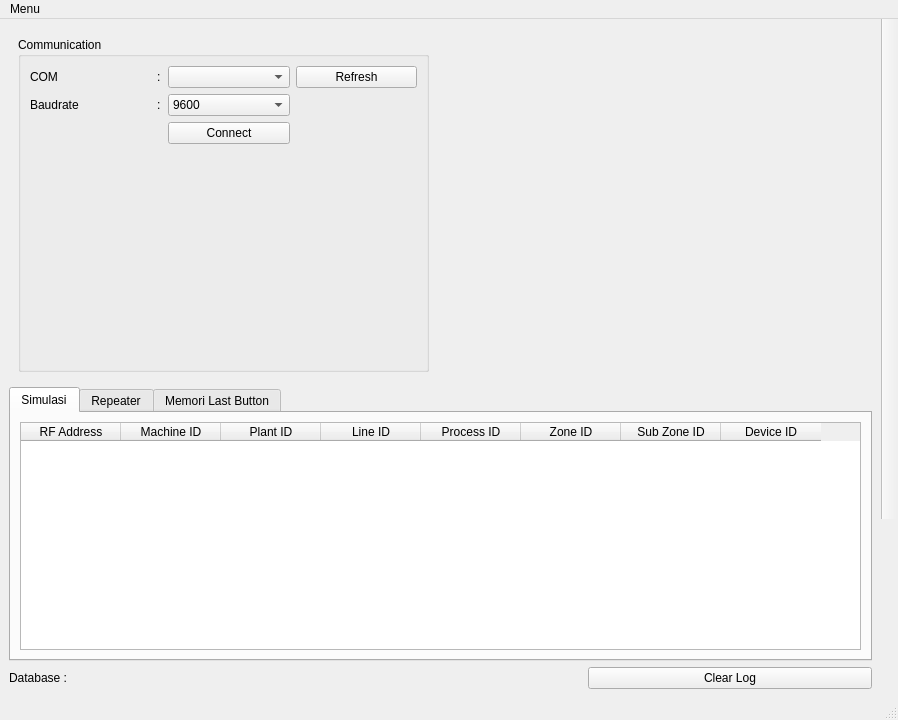
<?xml version="1.0" encoding="UTF-8"?>
<ui version="4.0">
 <class>MainWindow</class>
 <widget class="QMainWindow" name="MainWindow">
  <property name="geometry">
   <rect>
    <x>0</x>
    <y>0</y>
    <width>898</width>
    <height>720</height>
   </rect>
  </property>
  <property name="maximumSize">
   <size>
    <width>1500</width>
    <height>16777215</height>
   </size>
  </property>
  <property name="windowTitle">
   <string>MainWindow</string>
  </property>
  <property name="windowIcon">
   <iconset>
    <normaloff>:/internexLOgo.png</normaloff>:/internexLOgo.png</iconset>
  </property>
  <property name="toolButtonStyle">
   <enum>Qt::ToolButtonIconOnly</enum>
  </property>
  <widget class="QWidget" name="centralwidget">
   <layout class="QGridLayout" name="gridLayout_8">
    <item row="0" column="0">
     <layout class="QHBoxLayout" name="horizontalLayout_2">
      <item>
       <layout class="QVBoxLayout" name="verticalLayout_8">
        <item>
         <layout class="QVBoxLayout" name="verticalLayout_5">
          <item>
           <layout class="QGridLayout" name="gridLayout"/>
          </item>
         </layout>
        </item>
        <item>
         <widget class="QStackedWidget" name="Main_Body">
          <property name="currentIndex">
           <number>0</number>
          </property>
          <widget class="QWidget" name="page_3">
           <layout class="QVBoxLayout" name="verticalLayout_9">
            <item>
             <widget class="QGroupBox" name="groupBox_3">
              <property name="title">
               <string>Communication</string>
              </property>
              <layout class="QVBoxLayout" name="verticalLayout_16">
               <item>
                <layout class="QGridLayout" name="gridLayout_3">
                 <item row="0" column="2">
                  <widget class="QComboBox" name="combo_COM"/>
                 </item>
                 <item row="0" column="3">
                  <widget class="QPushButton" name="btn_Refresh_COM">
                   <property name="text">
                    <string>Refresh</string>
                   </property>
                  </widget>
                 </item>
                 <item row="2" column="2">
                  <widget class="QPushButton" name="btn_Connect_Comunication">
                   <property name="text">
                    <string>Connect</string>
                   </property>
                  </widget>
                 </item>
                 <item row="1" column="0">
                  <widget class="QLabel" name="label_4">
                   <property name="text">
                    <string>Baudrate </string>
                   </property>
                  </widget>
                 </item>
                 <item row="1" column="2">
                  <widget class="QComboBox" name="combo_Baudrate">
                   <item>
                    <property name="text">
                     <string>9600</string>
                    </property>
                   </item>
                   <item>
                    <property name="text">
                     <string>115200</string>
                    </property>
                   </item>
                  </widget>
                 </item>
                 <item row="0" column="0">
                  <widget class="QLabel" name="label_3">
                   <property name="text">
                    <string>COM </string>
                   </property>
                  </widget>
                 </item>
                 <item row="0" column="1">
                  <widget class="QLabel" name="label_19">
                   <property name="minimumSize">
                    <size>
                     <width>5</width>
                     <height>0</height>
                    </size>
                   </property>
                   <property name="maximumSize">
                    <size>
                     <width>5</width>
                     <height>16777215</height>
                    </size>
                   </property>
                   <property name="text">
                    <string>:</string>
                   </property>
                  </widget>
                 </item>
                 <item row="1" column="1">
                  <widget class="QLabel" name="label_20">
                   <property name="text">
                    <string>:</string>
                   </property>
                  </widget>
                 </item>
                </layout>
               </item>
               <item>
                <spacer name="verticalSpacer">
                 <property name="orientation">
                  <enum>Qt::Vertical</enum>
                 </property>
                 <property name="sizeType">
                  <enum>QSizePolicy::Minimum</enum>
                 </property>
                 <property name="sizeHint" stdset="0">
                  <size>
                   <width>20</width>
                   <height>216</height>
                  </size>
                 </property>
                </spacer>
               </item>
              </layout>
             </widget>
            </item>
           </layout>
          </widget>
          <widget class="QWidget" name="page_4">
           <layout class="QVBoxLayout" name="verticalLayout_10">
            <item>
             <widget class="QGroupBox" name="groupBox_2">
              <property name="title">
               <string>FIlter Gateway Data</string>
              </property>
              <layout class="QVBoxLayout" name="verticalLayout_13">
               <item>
                <layout class="QGridLayout" name="gridLayout_2">
                 <item row="1" column="4">
                  <widget class="QCheckBox" name="checkBoxLine">
                   <property name="text">
                    <string>Add &quot; &quot;</string>
                   </property>
                  </widget>
                 </item>
                 <item row="0" column="2">
                  <widget class="QLineEdit" name="line_Plant"/>
                 </item>
                 <item row="2" column="0">
                  <widget class="QLabel" name="label_9">
                   <property name="text">
                    <string>PROCESS</string>
                   </property>
                  </widget>
                 </item>
                 <item row="2" column="2">
                  <widget class="QLineEdit" name="line_Process"/>
                 </item>
                 <item row="3" column="4">
                  <widget class="QCheckBox" name="checkBoxZone">
                   <property name="text">
                    <string>Add &quot; &quot;</string>
                   </property>
                  </widget>
                 </item>
                 <item row="4" column="4">
                  <widget class="QCheckBox" name="checkBoxSubZone">
                   <property name="text">
                    <string>Add &quot; &quot;</string>
                   </property>
                  </widget>
                 </item>
                 <item row="4" column="0">
                  <widget class="QLabel" name="label_13">
                   <property name="text">
                    <string>SUBZONE</string>
                   </property>
                  </widget>
                 </item>
                 <item row="3" column="3">
                  <widget class="QComboBox" name="comboBoxZone"/>
                 </item>
                 <item row="0" column="0">
                  <widget class="QLabel" name="label_7">
                   <property name="text">
                    <string>PLANT</string>
                   </property>
                  </widget>
                 </item>
                 <item row="2" column="4">
                  <widget class="QCheckBox" name="checkBoxProcess">
                   <property name="text">
                    <string>Add &quot; &quot;</string>
                   </property>
                  </widget>
                 </item>
                 <item row="4" column="3">
                  <widget class="QComboBox" name="comboBoxSubzone"/>
                 </item>
                 <item row="4" column="2">
                  <widget class="QLineEdit" name="line_SubZone"/>
                 </item>
                 <item row="1" column="0">
                  <widget class="QLabel" name="label_8">
                   <property name="text">
                    <string>LINE</string>
                   </property>
                  </widget>
                 </item>
                 <item row="0" column="3">
                  <widget class="QComboBox" name="comboBoxPlant"/>
                 </item>
                 <item row="3" column="2">
                  <widget class="QLineEdit" name="line_Zone"/>
                 </item>
                 <item row="1" column="3">
                  <widget class="QComboBox" name="comboBoxLine"/>
                 </item>
                 <item row="1" column="2">
                  <widget class="QLineEdit" name="line_Line"/>
                 </item>
                 <item row="0" column="4">
                  <widget class="QCheckBox" name="checkBoxPlant">
                   <property name="text">
                    <string>Add &quot; &quot;</string>
                   </property>
                  </widget>
                 </item>
                 <item row="5" column="0">
                  <widget class="QPushButton" name="btn_Submit_Gateway">
                   <property name="text">
                    <string>Submit</string>
                   </property>
                  </widget>
                 </item>
                 <item row="2" column="3">
                  <widget class="QComboBox" name="comboBoxProcess"/>
                 </item>
                 <item row="3" column="0">
                  <widget class="QLabel" name="label_12">
                   <property name="text">
                    <string>ZONE</string>
                   </property>
                  </widget>
                 </item>
                 <item row="0" column="1">
                  <widget class="QLabel" name="label_21">
                   <property name="text">
                    <string>:</string>
                   </property>
                  </widget>
                 </item>
                 <item row="1" column="1">
                  <widget class="QLabel" name="label_22">
                   <property name="text">
                    <string>:</string>
                   </property>
                  </widget>
                 </item>
                 <item row="2" column="1">
                  <widget class="QLabel" name="label_23">
                   <property name="text">
                    <string>:</string>
                   </property>
                  </widget>
                 </item>
                 <item row="3" column="1">
                  <widget class="QLabel" name="label_24">
                   <property name="text">
                    <string>:</string>
                   </property>
                  </widget>
                 </item>
                 <item row="4" column="1">
                  <widget class="QLabel" name="label_32">
                   <property name="text">
                    <string>:</string>
                   </property>
                  </widget>
                 </item>
                </layout>
               </item>
               <item>
                <spacer name="verticalSpacer_5">
                 <property name="orientation">
                  <enum>Qt::Vertical</enum>
                 </property>
                 <property name="sizeHint" stdset="0">
                  <size>
                   <width>20</width>
                   <height>132</height>
                  </size>
                 </property>
                </spacer>
               </item>
              </layout>
             </widget>
            </item>
           </layout>
          </widget>
          <widget class="QWidget" name="page">
           <layout class="QVBoxLayout" name="verticalLayout_15">
            <item>
             <widget class="QGroupBox" name="groupBox_6">
              <property name="title">
               <string>Database</string>
              </property>
              <layout class="QVBoxLayout" name="verticalLayout_20">
               <item>
                <layout class="QGridLayout" name="gridLayout_4">
                 <item row="0" column="3">
                  <widget class="QCheckBox" name="checkBoxOracle">
                   <property name="text">
                    <string>Oracle</string>
                   </property>
                  </widget>
                 </item>
                 <item row="0" column="4">
                  <widget class="QCheckBox" name="check_Mysql">
                   <property name="text">
                    <string>MySQL</string>
                   </property>
                  </widget>
                 </item>
                 <item row="3" column="0">
                  <widget class="QLabel" name="label_16">
                   <property name="text">
                    <string>Password</string>
                   </property>
                  </widget>
                 </item>
                 <item row="3" column="2" colspan="2">
                  <widget class="QLineEdit" name="line_Password"/>
                 </item>
                 <item row="4" column="2" colspan="2">
                  <widget class="QLineEdit" name="line_DBName"/>
                 </item>
                 <item row="5" column="2">
                  <widget class="QPushButton" name="btn_Save_Database">
                   <property name="text">
                    <string>Save</string>
                   </property>
                  </widget>
                 </item>
                 <item row="0" column="0">
                  <widget class="QLabel" name="label_5">
                   <property name="text">
                    <string>Databse Type </string>
                   </property>
                  </widget>
                 </item>
                 <item row="2" column="0">
                  <widget class="QLabel" name="label_14">
                   <property name="text">
                    <string>Username</string>
                   </property>
                  </widget>
                 </item>
                 <item row="2" column="2" colspan="2">
                  <widget class="QLineEdit" name="line_Username"/>
                 </item>
                 <item row="4" column="0">
                  <widget class="QLabel" name="label_15">
                   <property name="text">
                    <string>DB Name</string>
                   </property>
                  </widget>
                 </item>
                 <item row="6" column="2">
                  <spacer name="verticalSpacer_4">
                   <property name="orientation">
                    <enum>Qt::Vertical</enum>
                   </property>
                   <property name="sizeHint" stdset="0">
                    <size>
                     <width>20</width>
                     <height>40</height>
                    </size>
                   </property>
                  </spacer>
                 </item>
                 <item row="0" column="2">
                  <widget class="QCheckBox" name="checkBoxSQLServer">
                   <property name="text">
                    <string>SQL Server</string>
                   </property>
                  </widget>
                 </item>
                 <item row="1" column="0">
                  <widget class="QLabel" name="label_6">
                   <property name="text">
                    <string>ServerName </string>
                   </property>
                  </widget>
                 </item>
                 <item row="1" column="2" colspan="2">
                  <widget class="QLineEdit" name="line_Servername"/>
                 </item>
                 <item row="4" column="4">
                  <widget class="QCheckBox" name="checkBoxSID">
                   <property name="text">
                    <string>SID Oracle</string>
                   </property>
                  </widget>
                 </item>
                 <item row="0" column="1">
                  <widget class="QLabel" name="label_33">
                   <property name="maximumSize">
                    <size>
                     <width>5</width>
                     <height>16777215</height>
                    </size>
                   </property>
                   <property name="text">
                    <string>:</string>
                   </property>
                  </widget>
                 </item>
                 <item row="1" column="1">
                  <widget class="QLabel" name="label_34">
                   <property name="maximumSize">
                    <size>
                     <width>5</width>
                     <height>16777215</height>
                    </size>
                   </property>
                   <property name="text">
                    <string>:</string>
                   </property>
                  </widget>
                 </item>
                 <item row="2" column="1">
                  <widget class="QLabel" name="label_35">
                   <property name="maximumSize">
                    <size>
                     <width>5</width>
                     <height>16777215</height>
                    </size>
                   </property>
                   <property name="text">
                    <string>:</string>
                   </property>
                  </widget>
                 </item>
                 <item row="3" column="1">
                  <widget class="QLabel" name="label_36">
                   <property name="maximumSize">
                    <size>
                     <width>5</width>
                     <height>16777215</height>
                    </size>
                   </property>
                   <property name="text">
                    <string>:</string>
                   </property>
                  </widget>
                 </item>
                 <item row="4" column="1">
                  <widget class="QLabel" name="label_37">
                   <property name="maximumSize">
                    <size>
                     <width>5</width>
                     <height>16777215</height>
                    </size>
                   </property>
                   <property name="text">
                    <string>:</string>
                   </property>
                  </widget>
                 </item>
                </layout>
               </item>
              </layout>
             </widget>
            </item>
           </layout>
          </widget>
          <widget class="QWidget" name="page_2">
           <layout class="QVBoxLayout" name="verticalLayout_12">
            <item>
             <widget class="QGroupBox" name="groupBox_5">
              <property name="title">
               <string>TCP</string>
              </property>
              <layout class="QVBoxLayout" name="verticalLayout_19">
               <item>
                <layout class="QGridLayout" name="gridLayout_5">
                 <item row="0" column="0">
                  <widget class="QLabel" name="label_18">
                   <property name="text">
                    <string>IP</string>
                   </property>
                  </widget>
                 </item>
                 <item row="1" column="2" colspan="2">
                  <widget class="QLineEdit" name="line_Port"/>
                 </item>
                 <item row="2" column="2">
                  <widget class="QPushButton" name="btn_TestTcp">
                   <property name="text">
                    <string>Test</string>
                   </property>
                  </widget>
                 </item>
                 <item row="1" column="0">
                  <widget class="QLabel" name="label_17">
                   <property name="text">
                    <string>Port</string>
                   </property>
                  </widget>
                 </item>
                 <item row="5" column="0">
                  <spacer name="verticalSpacer_3">
                   <property name="orientation">
                    <enum>Qt::Vertical</enum>
                   </property>
                   <property name="sizeHint" stdset="0">
                    <size>
                     <width>20</width>
                     <height>40</height>
                    </size>
                   </property>
                  </spacer>
                 </item>
                 <item row="0" column="2" colspan="2">
                  <widget class="QLineEdit" name="line_IP"/>
                 </item>
                 <item row="2" column="3">
                  <widget class="QPushButton" name="btn_SaveTcp">
                   <property name="text">
                    <string>Save</string>
                   </property>
                  </widget>
                 </item>
                 <item row="2" column="0">
                  <widget class="QLabel" name="label_11">
                   <property name="text">
                    <string/>
                   </property>
                  </widget>
                 </item>
                 <item row="0" column="1">
                  <widget class="QLabel" name="label_38">
                   <property name="maximumSize">
                    <size>
                     <width>5</width>
                     <height>16777215</height>
                    </size>
                   </property>
                   <property name="text">
                    <string>:</string>
                   </property>
                  </widget>
                 </item>
                 <item row="1" column="1">
                  <widget class="QLabel" name="label_39">
                   <property name="maximumSize">
                    <size>
                     <width>5</width>
                     <height>16777215</height>
                    </size>
                   </property>
                   <property name="text">
                    <string>:</string>
                   </property>
                  </widget>
                 </item>
                </layout>
               </item>
              </layout>
             </widget>
            </item>
           </layout>
          </widget>
          <widget class="QWidget" name="page_6">
           <layout class="QVBoxLayout" name="verticalLayout_7">
            <item>
             <widget class="QGroupBox" name="groupBox">
              <property name="title">
               <string>RF Address Simulation</string>
              </property>
              <widget class="QWidget" name="layoutWidget">
               <property name="geometry">
                <rect>
                 <x>10</x>
                 <y>30</y>
                 <width>292</width>
                 <height>50</height>
                </rect>
               </property>
               <layout class="QGridLayout" name="gridLayout_6">
                <item row="0" column="3">
                 <widget class="QPushButton" name="btn_SearchRF">
                  <property name="text">
                   <string>Search</string>
                  </property>
                 </widget>
                </item>
                <item row="0" column="0">
                 <widget class="QLabel" name="label_25">
                  <property name="text">
                   <string>RF Address </string>
                  </property>
                 </widget>
                </item>
                <item row="0" column="1">
                 <widget class="QLabel" name="label_40">
                  <property name="text">
                   <string>:</string>
                  </property>
                 </widget>
                </item>
                <item row="0" column="2">
                 <widget class="QLineEdit" name="line_RFAddress"/>
                </item>
               </layout>
              </widget>
              <widget class="QPushButton" name="btn_MaterialRF">
               <property name="geometry">
                <rect>
                 <x>140</x>
                 <y>230</y>
                 <width>51</width>
                 <height>51</height>
                </rect>
               </property>
               <property name="styleSheet">
                <string notr="true">border-radius: 25px;
background-color: rgb(0, 0, 127);</string>
               </property>
               <property name="text">
                <string>MATERIAL</string>
               </property>
              </widget>
              <widget class="QPushButton" name="btn_QualityRF">
               <property name="geometry">
                <rect>
                 <x>180</x>
                 <y>120</y>
                 <width>51</width>
                 <height>51</height>
                </rect>
               </property>
               <property name="styleSheet">
                <string notr="true">border-radius: 25px;
background-color: rgb(170, 0, 0);</string>
               </property>
               <property name="text">
                <string>QUALITY</string>
               </property>
              </widget>
              <widget class="QPushButton" name="btn_MachineRF">
               <property name="geometry">
                <rect>
                 <x>100</x>
                 <y>120</y>
                 <width>51</width>
                 <height>51</height>
                </rect>
               </property>
               <property name="styleSheet">
                <string notr="true">
border-radius: 25px;
background-color: rgb(0, 85, 0);</string>
               </property>
               <property name="text">
                <string>MACHINE</string>
               </property>
              </widget>
              <widget class="QPushButton" name="btn_StopRF">
               <property name="geometry">
                <rect>
                 <x>140</x>
                 <y>170</y>
                 <width>51</width>
                 <height>51</height>
                </rect>
               </property>
               <property name="styleSheet">
                <string notr="true">border-radius: 25px;
background-color: rgb(106, 106, 79);
</string>
               </property>
               <property name="text">
                <string>STOP</string>
               </property>
              </widget>
             </widget>
            </item>
           </layout>
          </widget>
          <widget class="QWidget" name="page_5">
           <layout class="QVBoxLayout" name="verticalLayout_6">
            <item>
             <widget class="QGroupBox" name="groupBox_7">
              <property name="title">
               <string>Add Button</string>
              </property>
              <layout class="QVBoxLayout" name="verticalLayout_21">
               <item>
                <layout class="QVBoxLayout" name="verticalLayout_17">
                 <item>
                  <layout class="QGridLayout" name="gridLayout_9">
                   <item row="0" column="0">
                    <widget class="QLabel" name="label">
                     <property name="text">
                      <string>RF Address</string>
                     </property>
                    </widget>
                   </item>
                   <item row="0" column="1">
                    <widget class="QLabel" name="label_43">
                     <property name="text">
                      <string>:</string>
                     </property>
                    </widget>
                   </item>
                   <item row="0" column="2">
                    <widget class="QLineEdit" name="line_add_RFaddress"/>
                   </item>
                   <item row="1" column="0">
                    <widget class="QLabel" name="label_42">
                     <property name="text">
                      <string>Password </string>
                     </property>
                    </widget>
                   </item>
                   <item row="1" column="1">
                    <widget class="QLabel" name="label_44">
                     <property name="text">
                      <string>:</string>
                     </property>
                    </widget>
                   </item>
                   <item row="1" column="2">
                    <widget class="QLineEdit" name="line_password_add_RFaddress">
                     <property name="text">
                      <string/>
                     </property>
                     <property name="echoMode">
                      <enum>QLineEdit::Password</enum>
                     </property>
                    </widget>
                   </item>
                  </layout>
                 </item>
                 <item>
                  <layout class="QHBoxLayout" name="horizontalLayout_5">
                   <item>
                    <widget class="QPushButton" name="btn_add_RFaddress">
                     <property name="text">
                      <string>Add</string>
                     </property>
                    </widget>
                   </item>
                   <item>
                    <widget class="QPushButton" name="btn_clear_RFaddress_add">
                     <property name="text">
                      <string>Clear</string>
                     </property>
                    </widget>
                   </item>
                   <item>
                    <widget class="QLabel" name="label_45">
                     <property name="text">
                      <string>                                                     </string>
                     </property>
                    </widget>
                   </item>
                  </layout>
                 </item>
                </layout>
               </item>
              </layout>
             </widget>
            </item>
           </layout>
          </widget>
          <widget class="QWidget" name="page_7">
           <layout class="QVBoxLayout" name="verticalLayout_18">
            <item>
             <widget class="QGroupBox" name="groupBox_4">
              <property name="title">
               <string>Change Destination Send</string>
              </property>
              <layout class="QVBoxLayout" name="verticalLayout_11">
               <item>
                <layout class="QVBoxLayout" name="verticalLayout_2">
                 <item>
                  <widget class="QLabel" name="label_31">
                   <property name="text">
                    <string>From     :</string>
                   </property>
                  </widget>
                 </item>
                 <item>
                  <layout class="QGridLayout" name="gridLayout_10">
                   <item row="0" column="1">
                    <widget class="QLineEdit" name="line_ADDH_Fom"/>
                   </item>
                   <item row="1" column="1">
                    <widget class="QLineEdit" name="line_ADDL_From"/>
                   </item>
                   <item row="1" column="0">
                    <widget class="QLabel" name="label_27">
                     <property name="text">
                      <string>ADDL</string>
                     </property>
                    </widget>
                   </item>
                   <item row="0" column="0">
                    <widget class="QLabel" name="label_26">
                     <property name="text">
                      <string>ADDH</string>
                     </property>
                    </widget>
                   </item>
                  </layout>
                 </item>
                 <item>
                  <widget class="QLabel" name="label_28">
                   <property name="text">
                    <string>Send To :</string>
                   </property>
                  </widget>
                 </item>
                 <item>
                  <layout class="QGridLayout" name="gridLayout_7">
                   <item row="0" column="0">
                    <widget class="QLabel" name="label_29">
                     <property name="text">
                      <string>ADDH</string>
                     </property>
                    </widget>
                   </item>
                   <item row="0" column="1">
                    <widget class="QLineEdit" name="line_ADDH_Send"/>
                   </item>
                   <item row="1" column="0">
                    <widget class="QLabel" name="label_30">
                     <property name="text">
                      <string>ADDL</string>
                     </property>
                    </widget>
                   </item>
                   <item row="1" column="1">
                    <widget class="QLineEdit" name="line_ADDL_Send"/>
                   </item>
                   <item row="2" column="1">
                    <layout class="QHBoxLayout" name="horizontalLayout_4">
                     <item>
                      <widget class="QPushButton" name="btn_SendCDS">
                       <property name="text">
                        <string>Send</string>
                       </property>
                      </widget>
                     </item>
                     <item>
                      <spacer name="horizontalSpacer">
                       <property name="orientation">
                        <enum>Qt::Horizontal</enum>
                       </property>
                       <property name="sizeHint" stdset="0">
                        <size>
                         <width>40</width>
                         <height>20</height>
                        </size>
                       </property>
                      </spacer>
                     </item>
                    </layout>
                   </item>
                  </layout>
                 </item>
                </layout>
               </item>
               <item>
                <widget class="QLabel" name="label_41">
                 <property name="text">
                  <string/>
                 </property>
                </widget>
               </item>
              </layout>
             </widget>
            </item>
            <item>
             <spacer name="verticalSpacer_2">
              <property name="orientation">
               <enum>Qt::Vertical</enum>
              </property>
              <property name="sizeHint" stdset="0">
               <size>
                <width>20</width>
                <height>94</height>
               </size>
              </property>
             </spacer>
            </item>
           </layout>
          </widget>
         </widget>
        </item>
       </layout>
      </item>
      <item>
       <widget class="QStackedWidget" name="Tempat_Console">
        <property name="currentIndex">
         <number>1</number>
        </property>
        <widget class="QWidget" name="page_8"/>
        <widget class="QWidget" name="page_9"/>
       </widget>
      </item>
     </layout>
    </item>
    <item row="1" column="0">
     <layout class="QVBoxLayout" name="verticalLayout_3">
      <item>
       <widget class="QTabWidget" name="tabWidget">
        <property name="tabPosition">
         <enum>QTabWidget::North</enum>
        </property>
        <property name="tabShape">
         <enum>QTabWidget::Rounded</enum>
        </property>
        <property name="currentIndex">
         <number>0</number>
        </property>
        <widget class="QWidget" name="tab_4">
         <attribute name="title">
          <string>Simulasi</string>
         </attribute>
         <layout class="QVBoxLayout" name="verticalLayout">
          <item>
           <widget class="QTableWidget" name="table_simulasi">
            <property name="contextMenuPolicy">
             <enum>Qt::CustomContextMenu</enum>
            </property>
            <column>
             <property name="text">
              <string>RF Address</string>
             </property>
            </column>
            <column>
             <property name="text">
              <string>Machine ID</string>
             </property>
            </column>
            <column>
             <property name="text">
              <string>Plant ID</string>
             </property>
            </column>
            <column>
             <property name="text">
              <string>Line ID</string>
             </property>
            </column>
            <column>
             <property name="text">
              <string>Process ID</string>
             </property>
            </column>
            <column>
             <property name="text">
              <string>Zone ID</string>
             </property>
            </column>
            <column>
             <property name="text">
              <string>Sub Zone ID</string>
             </property>
            </column>
            <column>
             <property name="text">
              <string>Device ID</string>
             </property>
            </column>
           </widget>
          </item>
         </layout>
        </widget>
        <widget class="QWidget" name="tab_5">
         <attribute name="title">
          <string>Repeater</string>
         </attribute>
         <layout class="QVBoxLayout" name="verticalLayout_14">
          <item>
           <layout class="QHBoxLayout" name="horizontalLayout_3">
            <item>
             <widget class="QPushButton" name="Who_button">
              <property name="text">
               <string>Check  All Repeater</string>
              </property>
             </widget>
            </item>
            <item>
             <spacer name="horizontalSpacer_3">
              <property name="orientation">
               <enum>Qt::Horizontal</enum>
              </property>
              <property name="sizeHint" stdset="0">
               <size>
                <width>40</width>
                <height>20</height>
               </size>
              </property>
             </spacer>
            </item>
            <item>
             <widget class="QLabel" name="label_2">
              <property name="text">
               <string>|Repeater :</string>
              </property>
             </widget>
            </item>
            <item>
             <widget class="QLineEdit" name="ADDL_DirectWho"/>
            </item>
            <item>
             <widget class="QPushButton" name="DirectWho_button">
              <property name="text">
               <string>Check</string>
              </property>
             </widget>
            </item>
           </layout>
          </item>
          <item>
           <widget class="QLineEdit" name="line_who_select"/>
          </item>
          <item>
           <widget class="QTableWidget" name="table_repeater">
            <property name="horizontalScrollBarPolicy">
             <enum>Qt::ScrollBarAsNeeded</enum>
            </property>
            <column>
             <property name="text">
              <string>repeater</string>
             </property>
            </column>
            <column>
             <property name="text">
              <string>panel</string>
             </property>
            </column>
            <column>
             <property name="text">
              <string>status</string>
             </property>
            </column>
            <column>
             <property name="text">
              <string>last_action</string>
             </property>
            </column>
            <column>
             <property name="text">
              <string>id_data</string>
             </property>
            </column>
            <column>
             <property name="text">
              <string>plant_id</string>
             </property>
            </column>
            <column>
             <property name="text">
              <string>line_id</string>
             </property>
            </column>
            <column>
             <property name="text">
              <string>process_id</string>
             </property>
            </column>
           </widget>
          </item>
         </layout>
        </widget>
        <widget class="QWidget" name="tab">
         <attribute name="title">
          <string>Memori Last Button</string>
         </attribute>
         <layout class="QVBoxLayout" name="verticalLayout_4">
          <item>
           <widget class="QTableWidget" name="table_lastButton">
            <column>
             <property name="text">
              <string>RF ADDRESS</string>
             </property>
            </column>
            <column>
             <property name="text">
              <string>LastID Button</string>
             </property>
            </column>
            <column>
             <property name="text">
              <string>Time Last</string>
             </property>
            </column>
           </widget>
          </item>
         </layout>
        </widget>
       </widget>
      </item>
      <item>
       <layout class="QHBoxLayout" name="horizontalLayout">
        <item>
         <widget class="QLabel" name="label_10">
          <property name="text">
           <string>Database : </string>
          </property>
         </widget>
        </item>
        <item>
         <widget class="QLabel" name="notif_Database">
          <property name="text">
           <string/>
          </property>
         </widget>
        </item>
        <item>
         <widget class="QPushButton" name="btn_Clear_Log">
          <property name="text">
           <string>Clear Log</string>
          </property>
         </widget>
        </item>
       </layout>
      </item>
     </layout>
    </item>
   </layout>
  </widget>
  <widget class="QMenuBar" name="menubar">
   <property name="geometry">
    <rect>
     <x>0</x>
     <y>0</y>
     <width>898</width>
     <height>21</height>
    </rect>
   </property>
   <widget class="QMenu" name="menuMenu">
    <property name="title">
     <string>Menu</string>
    </property>
    <addaction name="separator"/>
    <addaction name="actionCommunication"/>
    <addaction name="actionFilter_Gateway_Data"/>
    <addaction name="actionDatabase"/>
    <addaction name="actionTCP"/>
    <addaction name="actionChange_Destination_Send"/>
    <addaction name="actionRF_Address_Simulasi"/>
    <addaction name="actionAdd_Button"/>
   </widget>
   <addaction name="menuMenu"/>
  </widget>
  <widget class="QStatusBar" name="statusbar"/>
  <widget class="QToolBar" name="toolBar">
   <property name="sizePolicy">
    <sizepolicy hsizetype="Fixed" vsizetype="Preferred">
     <horstretch>0</horstretch>
     <verstretch>0</verstretch>
    </sizepolicy>
   </property>
   <property name="minimumSize">
    <size>
     <width>0</width>
     <height>0</height>
    </size>
   </property>
   <property name="maximumSize">
    <size>
     <width>1500</width>
     <height>500</height>
    </size>
   </property>
   <property name="windowTitle">
    <string>toolBar</string>
   </property>
   <property name="layoutDirection">
    <enum>Qt::RightToLeft</enum>
   </property>
   <property name="movable">
    <bool>false</bool>
   </property>
   <property name="allowedAreas">
    <set>Qt::AllToolBarAreas</set>
   </property>
   <property name="orientation">
    <enum>Qt::Vertical</enum>
   </property>
   <property name="toolButtonStyle">
    <enum>Qt::ToolButtonIconOnly</enum>
   </property>
   <attribute name="toolBarArea">
    <enum>RightToolBarArea</enum>
   </attribute>
   <attribute name="toolBarBreak">
    <bool>false</bool>
   </attribute>
  </widget>
  <action name="actionCommunication">
   <property name="text">
    <string>Communication</string>
   </property>
  </action>
  <action name="actionFilter_Gateway_Data">
   <property name="text">
    <string>Filter Gateway Data</string>
   </property>
  </action>
  <action name="actionDatabase">
   <property name="text">
    <string>Database</string>
   </property>
  </action>
  <action name="actionTCP">
   <property name="text">
    <string>TCP</string>
   </property>
  </action>
  <action name="actionChange_Destination_Send">
   <property name="text">
    <string>Change Destination Send</string>
   </property>
  </action>
  <action name="actionRF_Address_Simulasi">
   <property name="text">
    <string>RF Address Simulasi</string>
   </property>
  </action>
  <action name="actionAdd_Button">
   <property name="text">
    <string>Add Button</string>
   </property>
  </action>
 </widget>
 <resources/>
 <connections/>
</ui>
